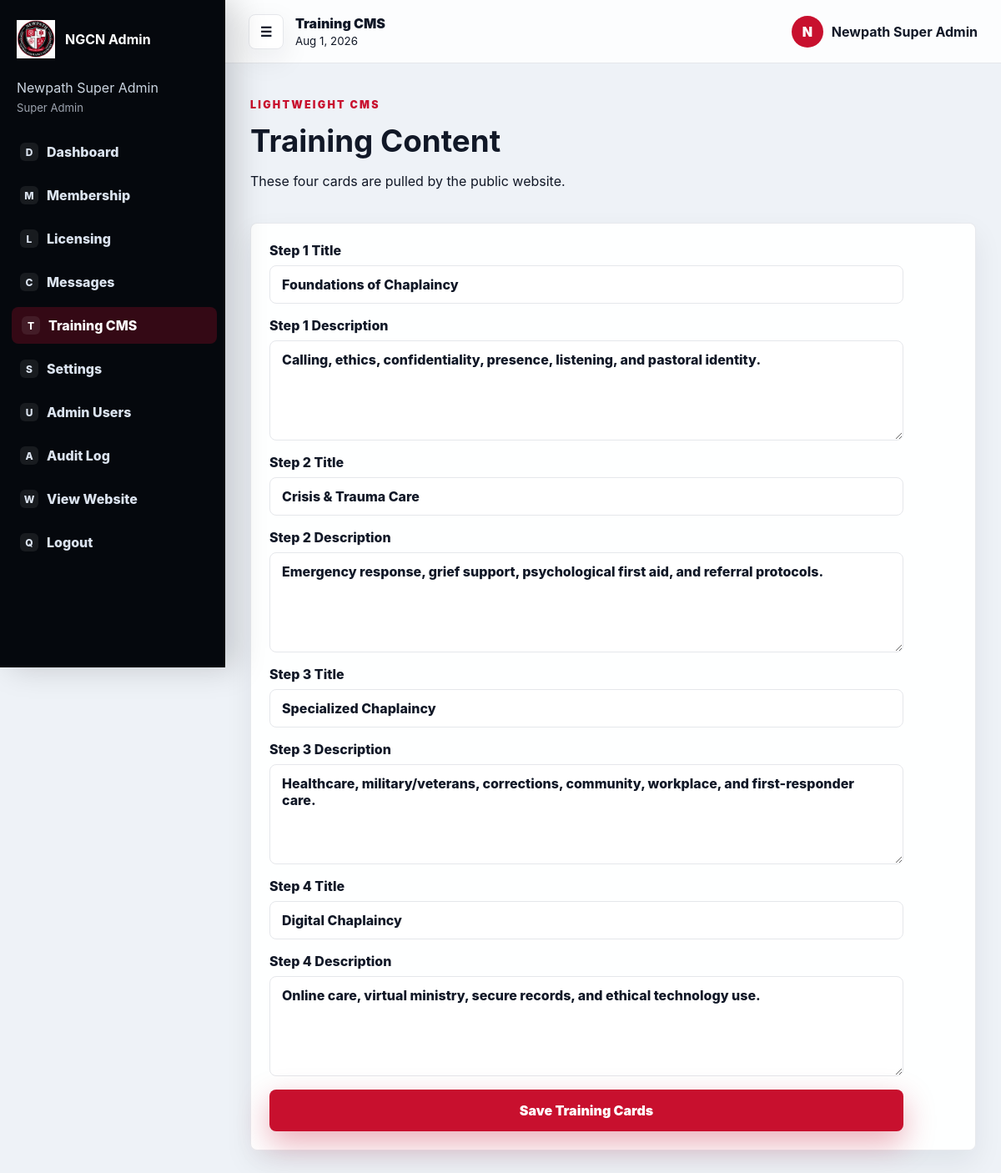
Screenshot of /admin/training.php (signed in) with the database file from the repository.
### tables this page shows
CREATE TABLE training_modules (
  id INT UNSIGNED AUTO_INCREMENT PRIMARY KEY,
  sort_order INT NOT NULL,
  step_number INT NOT NULL,
  title VARCHAR(160) NOT NULL,
  description TEXT NOT NULL,
  updated_at DATETIME NOT NULL,
  INDEX idx_training_sort (sort_order)
);

### includes/bootstrap.php (called while the page is built, shortened)
<?php
function env_value(string $key, ?string $default = null): ?string
{
    $value = $_ENV[$key] ?? getenv($key);
    return $value === false || $value === null || $value === '' ? $default : (string)$value;
}
function db(): PDO
{
    static $pdo = null;
    if ($pdo instanceof PDO) {
        return $pdo;
    }
    $host = env_value('DB_HOST', '127.0.0.1');
    $port = env_value('DB_PORT', '3306');
    $name = env_value('DB_NAME', 'newpath_chaplaincy');
    $user = env_value('DB_USER', 'root');
    $pass = env_value('DB_PASS', '');
    $dsn = "mysql:host={$host};port={$port};dbname={$name};charset=utf8mb4";
    $pdo = new PDO($dsn, $user, $pass, [
        PDO::ATTR_ERRMODE => PDO::ERRMODE_EXCEPTION,
        PDO::ATTR_DEFAULT_FETCH_MODE => PDO::FETCH_ASSOC,
        PDO::ATTR_EMULATE_PREPARES => false,
    ]);
    return $pdo;
}
function h($value): string
{
    return htmlspecialchars((string)$value, ENT_QUOTES, 'UTF-8');
}
?>

### admin/training.php (the view, shortened to what this page needs)
<?php
require_once __DIR__ . '/auth.php';
$modules = db()->query('SELECT * FROM training_modules ORDER BY sort_order, id')->fetchAll();
admin_layout_start('Training CMS', 'training');
?>
<div class="topbar"><div><p class="eyebrow">Lightweight CMS</p><h1>Training Content</h1><p>These four cards are pulled by the public website.</p></div></div>
<section class="panel"><form method="post" class="admin-form" data-prevent-duplicate><input type="hidden" name="csrf_token" value="<?php echo h(csrf_token()); ?>"><?php foreach ($modules as $module): ?><label>Step <?php echo h($module['step_number']); ?> Title<input name="modules[<?php echo h($module['id']); ?>][title]" value="<?php echo h($module['title']); ?>" required maxlength="160"></label><label>Step <?php echo h($module['step_number']); ?> Description<textarea name="modules[<?php echo h($module['id']); ?>][description]" required maxlength="900"><?php echo h($module['description']); ?></textarea></label><?php endforeach; ?><button class="btn primary" data-loading-text="Saving...">Save Training Cards</button></form></section>
<?php admin_layout_end(); ?>

### admin/auth.php (shortened to what this page needs)
<?php
function current_admin_role(): string
{
    return $_SESSION['admin_role'] ?? 'Admin';
}
function role_can(string $module): bool
{
    $role = current_admin_role();
    if ($role === 'Super Admin') {
        return true;
    }
    return match ($module) {
        'membership' => $role === 'Membership Administrator',
        'licensing' => $role === 'Licensing Administrator',
        'training' => $role === 'Training Administrator',
        'messages' => $role === 'Communications Administrator',
        default => false,
    };
}
function admin_nav(string $active): string
{
    $items = [
        'dashboard.php' => ['Dashboard', 'dashboard', 'D'],
        'membership.php' => ['Membership', 'membership', 'M'],
        'licensing.php' => ['Licensing', 'licensing', 'L'],
        'messages.php' => ['Messages', 'messages', 'C'],
        'training.php' => ['Training CMS', 'training', 'T'],
        'settings.php' => ['Settings', 'settings', 'S'],
        'admins.php' => ['Admin Users', 'admins', 'U'],
        'audit.php' => ['Audit Log', 'audit', 'A'],
    ];
    $html = '';
    foreach ($items as $href => [$label, $key, $icon]) {
        $class = $active === $key ? ' class="active"' : '';
        $html .= '<a' . $class . ' href="' . h($href) . '" data-icon="' . h($icon) . '"><span class="nav-label">' . h($label) . '</span></a>';
    }
    return $html . '<a href="../index.html" target="_blank" rel="noopener" data-icon="W"><span class="nav-label">View Website</span></a><a href="logout.php" data-icon="Q"><span class="nav-label">Logout</span></a>';
}
function admin_layout_start(string $title, string $active = ''): void
{
    $initials = strtoupper(substr((string)($_SESSION['admin_name'] ?? 'A'), 0, 1));
    echo '<!DOCTYPE html><html lang="en"><head><meta charset="UTF-8"><meta name="viewport" content="width=device-width, initial-scale=1.0"><meta name="robots" content="noindex,nofollow"><title>' . h($title) . '</title><link rel="stylesheet" href="../assets/css/styles.css"><script src="https://cdn.jsdelivr.net/npm/chart.js" defer></script><script defer src="../assets/js/admin.js"></script></head><body class="admin-body"><div class="admin-overlay" tabindex="-1"></div><div class="admin-shell"><aside class="sidebar" id="adminSidebar"><div class="side-brand"><img src="../assets/img/logo.png" alt="Logo"><h2>NGCN Admin</h2></div><p>' . h($_SESSION['admin_name'] ?? '') . '<br><span>' . h(current_admin_role()) . '</span></p><nav>' . admin_nav($active) . '</nav></aside><header class="admin-topbar"><div class="admin-left"><button class="admin-menu-button" type="button" aria-label="Toggle admin menu" aria-controls="adminSidebar" aria-expanded="false">☰</button><div><div class="breadcrumb">' . h($title) . '</div><small>' . h(date('M j, Y')) . '</small></div></div><div class="admin-avatar"><span>' . h($initials) . '</span><strong>' . h($_SESSION['admin_name'] ?? 'Admin') . '</strong></div></header><main class="admin-main">';
}
function admin_layout_end(): void
{
    echo '</main></div></body></html>';
}
?>

### assets/css/styles.css (style rules this page uses)
:root { --red:#c8102e;--dark:#05080d;--ink:#111827;--muted:#6b7280;--line:#e5e7eb;--light:#f7f8fb;--white:#fff;--shadow:0 24px 70px rgba(17,24,39,.16);--soft:0 12px 35px rgba(17,24,39,.08);--radius:8px }
* { box-sizing:border-box }
html { scroll-behavior:smooth }
body { margin:0;font-family:Inter,Segoe UI,Arial,sans-serif;color:var(--ink);background:var(--white);text-rendering:optimizeLegibility }
a { text-decoration:none;color:inherit }
button,input,select,textarea { font:inherit }
.eyebrow,.section-title p { color:var(--red);font-weight:900;letter-spacing:.18em;text-transform:uppercase;font-size:.78rem }
.btn { display:inline-flex;align-items:center;justify-content:center;gap:8px;border-radius:8px;padding:14px 20px;font-weight:900;border:1px solid transparent;cursor:pointer;transition:transform .2s ease,box-shadow .2s ease,background .2s ease }
.btn.primary { background:var(--red);color:#fff;box-shadow:0 14px 36px rgba(200,16,46,.34) }
.admin-body { background:#eef2f7;color:var(--ink) }
.admin-shell { min-height:100vh;display:grid;grid-template-columns:270px 1fr;grid-template-rows:76px 1fr;grid-template-areas:"side top" "side main";transition:grid-template-columns .22s ease }
.sidebar { grid-area:side;background:#05080d;color:#fff;padding:16px 12px;position:sticky;top:0;height:100vh;box-shadow:12px 0 36px rgba(5,8,13,.18);z-index:30 }
.sidebar .side-brand { display:flex;align-items:center;gap:12px;padding:8px }
.sidebar img { width:46px;height:46px;object-fit:contain }
.sidebar h2,.sidebar p,.sidebar .nav-label { opacity:1;width:auto;overflow:hidden;white-space:nowrap;transition:opacity .18s ease }
.sidebar h2 { font-size:1rem;margin:0 }
.sidebar p { color:#cbd5e1;line-height:1.45;margin:16px 8px }
.sidebar p span { color:#9ca3af;font-size:.82rem }
.sidebar nav { display:grid;gap:8px;margin-top:20px }
.sidebar a { display:flex;align-items:center;gap:10px;min-height:44px;padding:10px 12px;border-radius:8px;color:#dbe3ef;font-weight:850;transition:background .18s ease,transform .18s ease }
.sidebar a:before { content:attr(data-icon);display:grid;place-items:center;width:22px;min-width:22px;height:22px;border-radius:6px;background:rgba(255,255,255,.08);font-size:.75rem }
.sidebar a:hover,.sidebar a.active { background:rgba(200,16,46,.24);color:#fff;transform:translateX(2px) }
.admin-topbar { grid-area:top;position:sticky;top:0;z-index:20;display:flex;align-items:center;justify-content:space-between;gap:18px;padding:14px 28px;background:rgba(255,255,255,.82);backdrop-filter:blur(16px);border-bottom:1px solid var(--line) }
.admin-left { display:flex;align-items:center;gap:14px }
.admin-menu-button { display:grid;place-items:center;width:42px;height:42px;background:#fff;color:var(--ink);border:1px solid var(--line);border-radius:8px;font-weight:900;box-shadow:var(--soft);cursor:pointer }
.breadcrumb { font-weight:900 }
.admin-avatar { display:flex;align-items:center;gap:10px }
.admin-avatar span { display:grid;place-items:center;width:38px;height:38px;border-radius:50%;background:var(--red);color:#fff;font-weight:900 }
.admin-main { grid-area:main;padding:30px;min-width:0;animation:pageIn .28s ease }
.topbar { display:flex;justify-content:space-between;align-items:center;gap:20px;margin-bottom:24px }
.topbar h1 { margin:4px 0 6px;font-size:2.3rem }
.metric,.panel,.module-card { background:rgba(255,255,255,.94);border:1px solid rgba(229,231,235,.9);border-radius:8px;padding:22px;box-shadow:0 14px 34px rgba(17,24,39,.07);transition:transform .18s ease,box-shadow .18s ease }
.admin-form { display:grid;gap:16px;max-width:760px }
.admin-form label { display:grid;gap:8px;font-weight:800 }
.admin-form input,.admin-form select,.admin-form textarea,.toolbar input,.toolbar select { width:100%;padding:12px 14px;border-radius:8px;border:1px solid var(--line);background:#fff;color:var(--ink);outline:none }
.admin-form textarea { min-height:120px }
.admin-body { overflow-x:hidden }

### rows the page displays
training_modules: step_number "1", title "Foundations of Chaplaincy", id+description "Calling, ethics, confidentiality, presence, listening, and pastoral identity."
training_modules: step_number "2", title "Crisis & Trauma Care", id+description "Emergency response, grief support, psychological first aid, and referral protocols."
training_modules: step_number "3", title "Specialized Chaplaincy", id+description "Healthcare, military/veterans, corrections, community, workplace, and first-responder care."
training_modules: step_number "4", title "Digital Chaplaincy", id+description "Online care, virtual ministry, secure records, and ethical technology use."

### other values shown
$_SESSION['admin_name'] "Newpath Super Admin"
current_admin_role() "Super Admin"
$label "Dashboard"
$label "Membership"
$label "Licensing"
$label "Messages"
$label "Training CMS"
$label "Settings"
$label "Admin Users"
$label "Audit Log"
$title "Training CMS"
$initials "N"
